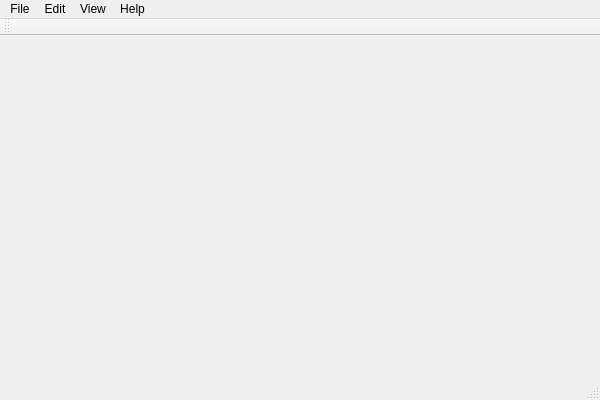
<?xml version="1.0" encoding="UTF-8"?>
<ui version="4.0">
 <class>AutomationWizardClass</class>
 <widget class="QMainWindow" name="AutomationWizardClass">
  <property name="geometry">
   <rect>
    <x>0</x>
    <y>0</y>
    <width>600</width>
    <height>400</height>
   </rect>
  </property>
  <property name="windowTitle">
   <string>ScenarioEditor</string>
  </property>
  <widget class="QWidget" name="centralWidget"/>
  <widget class="QMenuBar" name="menuBar">
   <property name="geometry">
    <rect>
     <x>0</x>
     <y>0</y>
     <width>600</width>
     <height>21</height>
    </rect>
   </property>
   <widget class="QMenu" name="menuFile">
    <property name="title">
     <string>File</string>
    </property>
    <addaction name="actionNew_Scenario"/>
    <addaction name="actionOpen_Scenario"/>
    <addaction name="separator"/>
    <addaction name="actionClose_Scenario"/>
   </widget>
   <widget class="QMenu" name="menuEdit">
    <property name="title">
     <string>Edit</string>
    </property>
    <addaction name="actionCut"/>
    <addaction name="actionCopy"/>
    <addaction name="actionPaste"/>
   </widget>
   <widget class="QMenu" name="menuView">
    <property name="title">
     <string>View</string>
    </property>
    <addaction name="actionPlay_Scenario"/>
   </widget>
   <widget class="QMenu" name="menuHelp">
    <property name="title">
     <string>Help</string>
    </property>
    <addaction name="actionContents"/>
    <addaction name="actionIndex"/>
   </widget>
   <addaction name="menuFile"/>
   <addaction name="menuEdit"/>
   <addaction name="menuView"/>
   <addaction name="menuHelp"/>
  </widget>
  <widget class="QToolBar" name="mainToolBar">
   <attribute name="toolBarArea">
    <enum>TopToolBarArea</enum>
   </attribute>
   <attribute name="toolBarBreak">
    <bool>false</bool>
   </attribute>
  </widget>
  <widget class="QStatusBar" name="statusBar"/>
  <action name="actionNew_Scenario">
   <property name="text">
    <string>New Scenario</string>
   </property>
  </action>
  <action name="actionOpen_Scenario">
   <property name="text">
    <string>Open Scenario</string>
   </property>
  </action>
  <action name="actionClose_Scenario">
   <property name="text">
    <string>Close Scenario</string>
   </property>
  </action>
  <action name="actionCut">
   <property name="text">
    <string>Cut</string>
   </property>
  </action>
  <action name="actionCopy">
   <property name="text">
    <string>Copy</string>
   </property>
  </action>
  <action name="actionPaste">
   <property name="text">
    <string>Paste</string>
   </property>
  </action>
  <action name="actionPlay_Scenario">
   <property name="text">
    <string>Play Scenario</string>
   </property>
  </action>
  <action name="actionContents">
   <property name="text">
    <string>Contents</string>
   </property>
  </action>
  <action name="actionIndex">
   <property name="text">
    <string>Index</string>
   </property>
  </action>
 </widget>
 <layoutdefault spacing="6" margin="11"/>
 <resources>
  <include location="automationwizard.qrc"/>
 </resources>
 <connections/>
</ui>
